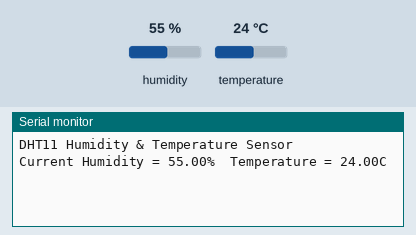
A sketch run on a simulated Arduino Uno, built with avr-gcc and run on an emulated ATmega328P. Parts: the last lines printed to the serial monitor. The test bench sets the inputs (shaded band); at power-on: humidity 55 %, temperature 24 °C.

Above: at 2.7 s.
2.8 s: humidity set to 22 %
At 7.9 s:
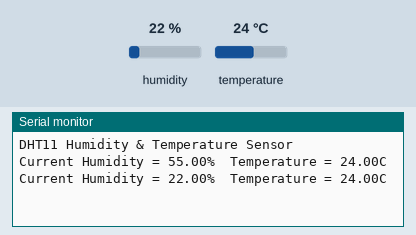
8.8 s: temperature set to 12 °C
At 12.6 s:
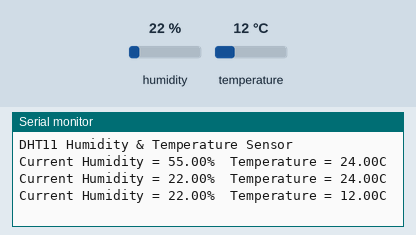
14.8 s: humidity set to 40 %
At 17.3 s:
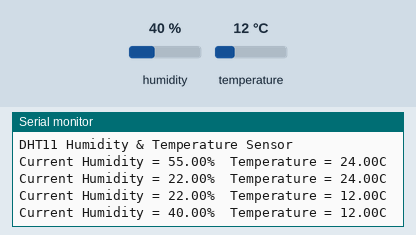
Timing chart, 0 to 18.8 s (numbered marks = the images above; inputs shaded):
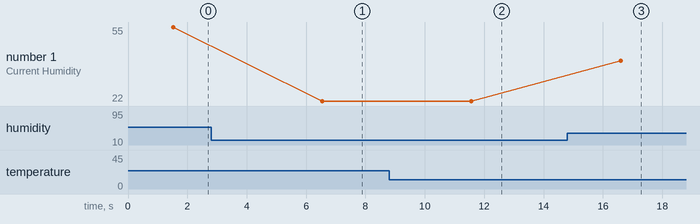

Measured:
- after the input at 2.8 s, the serial monitor: prints a new line after 3.7 s (image 1)
- after the input at 8.8 s, the serial monitor: prints a new line after 2.8 s (image 2)
- after the input at 14.8 s, the serial monitor: prints a new line after 1.8 s (image 3)
- plotted number 1: 55 → 22 after the input at 2.8 s, 22 → 40 after the input at 14.8 s

The sketch:

dht11Sensor.ino
```cpp
/*
 Link : https://create.arduino.cc/projecthub/SAnwandter1/programming-8x8-led-matrix-23475a
 */
#include <dht.h>

#define Spin A0

dht DHT;

void setup(){
  Serial.begin(9600);
  delay(500);
  Serial.println("DHT11 Humidity & Temperature Sensor\n\n");
  delay(1000);
}

void loop(){
  DHT.read11(Spin);
  Serial.print("Current Humidity = ");
  Serial.print(DHT.humidity);
  Serial.print("% ");
  Serial.print(" Temperature = ");
  Serial.print(DHT.temperature);
  Serial.println("C ");
  delay(5000);
}
```
